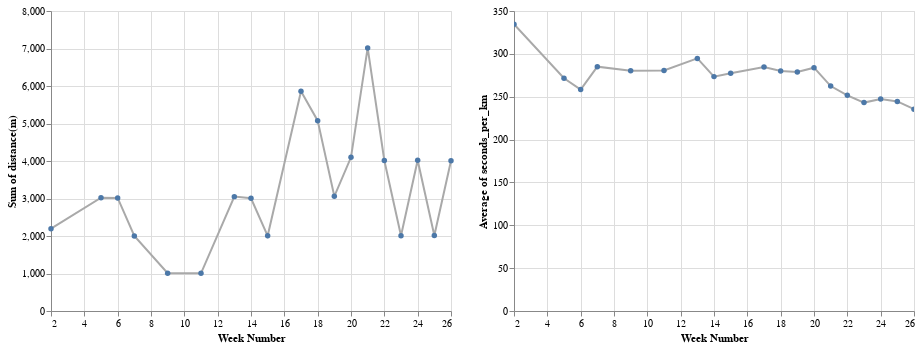

Here is the notebook cell this chart was saved with:
### Code cell
speed = alt.Chart(df).mark_line(color='#A9A9A9', point=True).encode(
    alt.X('week', title='Week Number'), 
    alt.Y('average(seconds_per_km)')
)

# dist = alt.Chart(df).mark_line().encode(
#     alt.X('week'),
#     alt.Y('sum(distance(m))')
# )

dist = speed.encode(
    alt.Y('sum(distance(m))')
)

# concatenation (| put them horizontally, & put them vertically)
dist | speed.interactive()

### Figure 1 — Vega-Lite specification as saved in the notebook (floating-point values rounded to 4 significant figures)
{"$schema": "https://vega.github.io/schema/vega-lite/v4.17.0.json", "config": {"view": {"continuousHeight": 300, "continuousWidth": 400}}, "data": {"name": "data-fde4d5158a42ab22b842b6ee97fefb8b"}, "datasets": {"data-fde4d5158a42ab22b842b6ee97fefb8b": [{"Unnamed: 0": 182, "avgPace(/meter)": 0.3787, "calories(kcal)": 71, "date": "2022-01-10 20:39", "day_of_week": "Monday", "distance(m)": 1191, "distance_rounded": 1, "maxPace(/meter)": 7.246, "minPace(/meter)": 0.2501, "seconds_per_km": 380.4, "speed_per_km": "06:20.35", "sportTime(s)": 453, "startTime": "2022-01-10T13:39:17+00:00", "type": 1, "week": 2}, {"Unnamed: 0": 178, "avgPace(/meter)": 0.2878, "calories(kcal)": 60, "date": "2022-01-13 16:23", "day_of_week": "Thursday", "distance(m)": 1004, "distance_rounded": 1, "maxPace(/meter)": 2.342, "minPace(/meter)": 0.1982, "seconds_per_km": 288.8, "speed_per_km": "04:48.84", "sportTime(s)": 290, "startTime": "2022-01-13T09:23:16+00:00", "type": 1, "week": 2}, {"Unnamed: 0": 176, "avgPace(/meter)": 0.2637, "calories(kcal)": 39, "date": "2022-02-03 17:41", "day_of_week": "Thursday", "distance(m)": 1001, "distance_rounded": 1, "maxPace(/meter)": 0.609, "minPace(/meter)": 0.1993, "seconds_per_km": 264.7, "speed_per_km": "04:24.74", "sportTime(s)": 265, "startTime": "2022-02-03T10:41:12+00:00", "type": 1, "week": 5}, {"Unnamed: 0": 172, "avgPace(/meter)": 0.2803, "calories(kcal)": 50, "date": "2022-02-05 18:46", "day_of_week": "Saturday", "distance(m)": 1006, "distance_rounded": 1, "maxPace(/meter)": 0.6911, "minPace(/meter)": 0.229, "seconds_per_km": 281.3, "speed_per_km": "04:41.31", "sportTime(s)": 283, "startTime": "2022-02-05T11:46:47+00:00", "type": 1, "week": 5}, {"Unnamed: 0": 169, "avgPace(/meter)": 0.2675, "calories(kcal)": 34, "date": "2022-02-06 18:36", "day_of_week": "Sunday", "distance(m)": 1013, "distance_rounded": 1, "maxPace(/meter)": 0.6361, "minPace(/meter)": 0.2325, "seconds_per_km": 268.5, "speed_per_km": "04:28.51", "sportTime(s)": 272, "startTime": "2022-02-06T11:36:48+00:00", "type": 1, "week": 5}, {"Unnamed: 0": 166, "avgPace(/meter)": 0.26, "calories(kcal)": 39, "date": "2022-02-11 18:49", "day_of_week": "Friday", "distance(m)": 1004, "distance_rounded": 1, "maxPace(/meter)": 0.788, "minPace(/meter)": 0.198, "seconds_per_km": 262.9, "speed_per_km": "04:22.95", "sportTime(s)": 264, "startTime": "2022-02-11T11:49:54+00:00", "type": 1, "week": 6}, {"Unnamed: 0": 163, "avgPace(/meter)": 0.2552, "calories(kcal)": 44, "date": "2022-02-12 18:25", "day_of_week": "Saturday", "distance(m)": 1011, "distance_rounded": 1, "maxPace(/meter)": 0.5571, "minPace(/meter)": 0.1928, "seconds_per_km": 256.2, "speed_per_km": "04:16.18", "sportTime(s)": 259, "startTime": "2022-02-12T11:25:02+00:00", "type": 1, "week": 6}, {"Unnamed: 0": 161, "avgPace(/meter)": 0.255, "calories(kcal)": 37, "date": "2022-02-13 18:09", "day_of_week": "Sunday", "distance(m)": 1000, "distance_rounded": 1, "maxPace(/meter)": 0.576, "minPace(/meter)": 0.194, "seconds_per_km": 256, "speed_per_km": "04:16.00", "sportTime(s)": 256, "startTime": "2022-02-13T11:09:12+00:00", "type": 1, "week": 6}, {"Unnamed: 0": 157, "avgPace(/meter)": 0.2854, "calories(kcal)": 43, "date": "2022-02-14 18:50", "day_of_week": "Monday", "distance(m)": 1002, "distance_rounded": 1, "maxPace(/meter)": 0.7446, "minPace(/meter)": 0.2587, "seconds_per_km": 286.4, "speed_per_km": "04:46.43", "sportTime(s)": 287, "startTime": "2022-02-14T11:50:09+00:00", "type": 1, "week": 7}, {"Unnamed: 0": 155, "avgPace(/meter)": 0.2827, "calories(kcal)": 60, "date": "2022-02-16 18:12", "day_of_week": "Wednesday", "distance(m)": 1001, "distance_rounded": 1, "maxPace(/meter)": 2.165, "minPace(/meter)": 0.1834, "seconds_per_km": 283.7, "speed_per_km": "04:43.72", "sportTime(s)": 284, "startTime": "2022-02-16T11:12:40+00:00", "type": 1, "week": 7}, {"Unnamed: 0": 152, "avgPace(/meter)": 0.2793, "calories(kcal)": 55, "date": "2022-03-05 07:10", "day_of_week": "Saturday", "distance(m)": 1006, "distance_rounded": 1, "maxPace(/meter)": 0.6154, "minPace(/meter)": 0.2083, "seconds_per_km": 280.3, "speed_per_km": "04:40.32", "sportTime(s)": 282, "startTime": "2022-03-05T00:10:22+00:00", "type": 1, "week": 9}, {"Unnamed: 0": 150, "avgPace(/meter)": 0.2796, "calories(kcal)": 47, "date": "2022-03-18 18:26", "day_of_week": "Friday", "distance(m)": 1005, "distance_rounded": 1, "maxPace(/meter)": 0.8749, "minPace(/meter)": 0.2372, "seconds_per_km": 280.6, "speed_per_km": "04:40.60", "sportTime(s)": 282, "startTime": "2022-03-18T11:26:11+00:00", "type": 1, "week": 11}, {"Unnamed: 0": 146, "avgPace(/meter)": 0.2964, "calories(kcal)": 57, "date": "2022-03-28 18:45", "day_of_week": "Monday", "distance(m)": 1046, "distance_rounded": 1, "maxPace(/meter)": 0.639, "minPace(/meter)": 0.2149, "seconds_per_km": 297.3, "speed_per_km": "04:57.32", "sportTime(s)": 311, "startTime": "2022-03-28T11:45:13+00:00", "type": 1, "week": 13}, {"Unnamed: 0": 144, "avgPace(/meter)": 0.3011, "calories(kcal)": 57, "date": "2022-03-29 19:02", "day_of_week": "Tuesday", "distance(m)": 1003, "distance_rounded": 1, "maxPace(/meter)": 0.6835, "minPace(/meter)": 0.2301, "seconds_per_km": 302.1, "speed_per_km": "05:2.09", "sportTime(s)": 303, "startTime": "2022-03-29T12:02:25+00:00", "type": 1, "week": 13}, {"Unnamed: 0": 142, "avgPace(/meter)": 0.2837, "calories(kcal)": 49, "date": "2022-03-30 18:52", "day_of_week": "Wednesday", "distance(m)": 1001, "distance_rounded": 1, "maxPace(/meter)": 0.4753, "minPace(/meter)": 0.1658, "seconds_per_km": 284.7, "speed_per_km": "04:44.72", "sportTime(s)": 285, "startTime": "2022-03-30T11:52:16+00:00", "type": 1, "week": 13}, {"Unnamed: 0": 140, "avgPace(/meter)": 0.27, "calories(kcal)": 48, "date": "2022-04-04 17:57", "day_of_week": "Monday", "distance(m)": 1000, "distance_rounded": 1, "maxPace(/meter)": 0.7117, "minPace(/meter)": 0.2248, "seconds_per_km": 271, "speed_per_km": "04:31.00", "sportTime(s)": 271, "startTime": "2022-04-04T10:57:56+00:00", "type": 1, "week": 14}, {"Unnamed: 0": 137, "avgPace(/meter)": 0.273, "calories(kcal)": 51, "date": "2022-04-08 18:39", "day_of_week": "Friday", "distance(m)": 1000, "distance_rounded": 1, "maxPace(/meter)": 0.6707, "minPace(/meter)": 0.2315, "seconds_per_km": 274, "speed_per_km": "04:34.00", "sportTime(s)": 274, "startTime": "2022-04-08T11:39:28+00:00", "type": 1, "week": 14}, {"Unnamed: 0": 134, "avgPace(/meter)": 0.2744, "calories(kcal)": 45, "date": "2022-04-10 18:41", "day_of_week": "Sunday", "distance(m)": 1006, "distance_rounded": 1, "maxPace(/meter)": 0.6873, "minPace(/meter)": 0.2137, "seconds_per_km": 275.3, "speed_per_km": "04:35.35", "sportTime(s)": 277, "startTime": "2022-04-10T11:41:58+00:00", "type": 1, "week": 14}, {"Unnamed: 0": 131, "avgPace(/meter)": 0.277, "calories(kcal)": 44, "date": "2022-04-13 17:48", "day_of_week": "Wednesday", "distance(m)": 1000, "distance_rounded": 1, "maxPace(/meter)": 0.7634, "minPace(/meter)": 0.2038, "seconds_per_km": 278, "speed_per_km": "04:38.00", "sportTime(s)": 278, "startTime": "2022-04-13T10:48:11+00:00", "type": 1, "week": 15}, {"Unnamed: 0": 128, "avgPace(/meter)": 0.2756, "calories(kcal)": 39, "date": "2022-04-15 16:54", "day_of_week": "Friday", "distance(m)": 1005, "distance_rounded": 1, "maxPace(/meter)": 0.7968, "minPace(/meter)": 0.244, "seconds_per_km": 276.6, "speed_per_km": "04:36.62", "sportTime(s)": 278, "startTime": "2022-04-15T09:54:21+00:00", "type": 1, "week": 15}, {"Unnamed: 0": 125, "avgPace(/meter)": 0.2939, "calories(kcal)": 62, "date": "2022-04-26 18:40", "day_of_week": "Tuesday", "distance(m)": 1201, "distance_rounded": 1, "maxPace(/meter)": 1.115, "minPace(/meter)": 0.1997, "seconds_per_km": 294.8, "speed_per_km": "04:54.75", "sportTime(s)": 354, "startTime": "2022-04-26T11:40:21+00:00", "type": 1, "week": 17}, {"Unnamed: 0": 123, "avgPace(/meter)": 0.2685, "calories(kcal)": 48, "date": "2022-04-27 18:31", "day_of_week": "Wednesday", "distance(m)": 1002, "distance_rounded": 1, "maxPace(/meter)": 0.6803, "minPace(/meter)": 0.2187, "seconds_per_km": 269.5, "speed_per_km": "04:29.46", "sportTime(s)": 270, "startTime": "2022-04-27T11:31:56+00:00", "type": 1, "week": 17}, {"Unnamed: 0": 121, "avgPace(/meter)": 0.2774, "calories(kcal)": 50, "date": "2022-04-28 17:37", "day_of_week": "Thursday", "distance(m)": 1002, "distance_rounded": 1, "maxPace(/meter)": 0.8052, "minPace(/meter)": 0.221, "seconds_per_km": 278.4, "speed_per_km": "04:38.44", "sportTime(s)": 279, "startTime": "2022-04-28T10:37:51+00:00", "type": 1, "week": 17}, {"Unnamed: 0": 119, "avgPace(/meter)": 0.2974, "calories(kcal)": 89, "date": "2022-04-29 18:01", "day_of_week": "Friday", "distance(m)": 1651, "distance_rounded": 1, "maxPace(/meter)": 1.217, "minPace(/meter)": 0.2073, "seconds_per_km": 299.8, "speed_per_km": "04:59.82", "sportTime(s)": 495, "startTime": "2022-04-29T11:01:29+00:00", "type": 1, "week": 17}, {"Unnamed: 0": 117, "avgPace(/meter)": 0.2803, "calories(kcal)": 41, "date": "2022-05-01 16:48", "day_of_week": "Sunday", "distance(m)": 1006, "distance_rounded": 1, "maxPace(/meter)": 0.8224, "minPace(/meter)": 0.2239, "seconds_per_km": 281.3, "speed_per_km": "04:41.31", "sportTime(s)": 283, "startTime": "2022-05-01T09:48:50+00:00", "type": 1, "week": 17}, {"Unnamed: 0": 112, "avgPace(/meter)": 0.2761, "calories(kcal)": 42, "date": "2022-05-04 18:52", "day_of_week": "Wednesday", "distance(m)": 1007, "distance_rounded": 1, "maxPace(/meter)": 0.6135, "minPace(/meter)": 0.2112, "seconds_per_km": 277.1, "speed_per_km": "04:37.06", "sportTime(s)": 279, "startTime": "2022-05-04T11:52:29+00:00", "type": 1, "week": 18}, {"Unnamed: 0": 110, "avgPace(/meter)": 0.291, "calories(kcal)": 52, "date": "2022-05-05 18:15", "day_of_week": "Thursday", "distance(m)": 1000, "distance_rounded": 1, "maxPace(/meter)": 0.7042, "minPace(/meter)": 0.216, "seconds_per_km": 292, "speed_per_km": "04:52.00", "sportTime(s)": 292, "startTime": "2022-05-05T11:15:38+00:00", "type": 1, "week": 18}, {"Unnamed: 0": 107, "avgPace(/meter)": 0.2712, "calories(kcal)": 47, "date": "2022-05-06 17:16", "day_of_week": "Friday", "distance(m)": 1003, "distance_rounded": 1, "maxPace(/meter)": 0.7022, "minPace(/meter)": 0.2276, "seconds_per_km": 272.2, "speed_per_km": "04:32.18", "sportTime(s)": 273, "startTime": "2022-05-06T10:16:48+00:00", "type": 1, "week": 18}, {"Unnamed: 0": 104, "avgPace(/meter)": 0.278, "calories(kcal)": 52, "date": "2022-05-07 16:47", "day_of_week": "Saturday", "distance(m)": 1040, "distance_rounded": 1, "maxPace(/meter)": 212, "minPace(/meter)": 0.2129, "seconds_per_km": 278.8, "speed_per_km": "04:38.85", "sportTime(s)": 290, "startTime": "2022-05-07T09:47:30+00:00", "type": 1, "week": 18}, {"Unnamed: 0": 102, "avgPace(/meter)": 0.279, "calories(kcal)": 56, "date": "2022-05-08 18:24", "day_of_week": "Sunday", "distance(m)": 1026, "distance_rounded": 1, "maxPace(/meter)": 225, "minPace(/meter)": 0.2221, "seconds_per_km": 279.7, "speed_per_km": "04:39.73", "sportTime(s)": 287, "startTime": "2022-05-08T11:24:19+00:00", "type": 1, "week": 18}, {"Unnamed: 0": 99, "avgPace(/meter)": 0.278, "calories(kcal)": 59, "date": "2022-05-12 18:36", "day_of_week": "Thursday", "distance(m)": 1007, "distance_rounded": 1, "maxPace(/meter)": 178, "minPace(/meter)": 0.1781, "seconds_per_km": 279.0, "speed_per_km": "04:39.05", "sportTime(s)": 281, "startTime": "2022-05-12T11:36:50+00:00", "type": 1, "week": 19}, {"Unnamed: 0": 96, "avgPace(/meter)": 0.283, "calories(kcal)": 55, "date": "2022-05-13 18:36", "day_of_week": "Friday", "distance(m)": 1024, "distance_rounded": 1, "maxPace(/meter)": 201, "minPace(/meter)": 0.2015, "seconds_per_km": 284.2, "speed_per_km": "04:44.18", "sportTime(s)": 291, "startTime": "2022-05-13T11:36:23+00:00", "type": 1, "week": 19}, {"Unnamed: 0": 92, "avgPace(/meter)": 0.273, "calories(kcal)": 51, "date": "2022-05-15 18:36", "day_of_week": "Sunday", "distance(m)": 1028, "distance_rounded": 1, "maxPace(/meter)": 197, "minPace(/meter)": 0.1974, "seconds_per_km": 273.3, "speed_per_km": "04:33.35", "sportTime(s)": 281, "startTime": "2022-05-15T11:36:24+00:00", "type": 1, "week": 19}, {"Unnamed: 0": 89, "avgPace(/meter)": 0.288, "calories(kcal)": 63, "date": "2022-05-16 18:31", "day_of_week": "Monday", "distance(m)": 1046, "distance_rounded": 1, "maxPace(/meter)": 210, "minPace(/meter)": 0.2106, "seconds_per_km": 288.7, "speed_per_km": "04:48.72", "sportTime(s)": 302, "startTime": "2022-05-16T11:31:34+00:00", "type": 1, "week": 20}, {"Unnamed: 0": 86, "avgPace(/meter)": 0.293, "calories(kcal)": 63, "date": "2022-05-17 18:15", "day_of_week": "Tuesday", "distance(m)": 1049, "distance_rounded": 1, "maxPace(/meter)": 237, "minPace(/meter)": 0.2227, "seconds_per_km": 293.6, "speed_per_km": "04:53.61", "sportTime(s)": 308, "startTime": "2022-05-17T11:15:00+00:00", "type": 1, "week": 20}, {"Unnamed: 0": 82, "avgPace(/meter)": 0.2841, "calories(kcal)": 50.03, "date": "2022-05-21 20:48", "day_of_week": "Saturday", "distance(m)": 1003, "distance_rounded": 1, "maxPace(/meter)": 0.6219, "minPace(/meter)": 0.2232, "seconds_per_km": 286.1, "speed_per_km": "04:46.14", "sportTime(s)": 287, "startTime": "2022-05-21T13:48:24+00:00", "type": 1, "week": 20}, {"Unnamed: 0": 79, "avgPace(/meter)": 0.265, "calories(kcal)": 44.08, "date": "2022-05-22 17:22", "day_of_week": "Sunday", "distance(m)": 1000, "distance_rounded": 1, "maxPace(/meter)": 0.815, "minPace(/meter)": 0.2136, "seconds_per_km": 267, "speed_per_km": "04:27.00", "sportTime(s)": 267, "startTime": "2022-05-22T10:22:47+00:00", "type": 1, "week": 20}, {"Unnamed: 0": 76, "avgPace(/meter)": 0.265, "calories(kcal)": 50.33, "date": "2022-05-23 18:46", "day_of_week": "Monday", "distance(m)": 1000, "distance_rounded": 1, "maxPace(/meter)": 0.668, "minPace(/meter)": 0.2187, "seconds_per_km": 267, "speed_per_km": "04:27.00", "sportTime(s)": 267, "startTime": "2022-05-23T11:46:59+00:00", "type": 1, "week": 21}, {"Unnamed: 0": 73, "avgPace(/meter)": 0.2647, "calories(kcal)": 44.15, "date": "2022-05-24 18:54", "day_of_week": "Tuesday", "distance(m)": 1001, "distance_rounded": 1, "maxPace(/meter)": 0.9251, "minPace(/meter)": 0.2227, "seconds_per_km": 266.7, "speed_per_km": "04:26.73", "sportTime(s)": 267, "startTime": "2022-05-24T11:54:01+00:00", "type": 1, "week": 21}, {"Unnamed: 0": 70, "avgPace(/meter)": 0.2353, "calories(kcal)": 40.81, "date": "2022-05-25 17:56", "day_of_week": "Wednesday", "distance(m)": 1003, "distance_rounded": 1, "maxPace(/meter)": 0.9066, "minPace(/meter)": 0.1197, "seconds_per_km": 240.3, "speed_per_km": "04:0.28", "sportTime(s)": 241, "startTime": "2022-05-25T10:56:04+00:00", "type": 1, "week": 21}, {"Unnamed: 0": 67, "avgPace(/meter)": 0.2622, "calories(kcal)": 53.12, "date": "2022-05-26 17:17", "day_of_week": "Thursday", "distance(m)": 1003, "distance_rounded": 1, "maxPace(/meter)": 0.558, "minPace(/meter)": 0.1968, "seconds_per_km": 264.2, "speed_per_km": "04:24.21", "sportTime(s)": 265, "startTime": "2022-05-26T10:17:38+00:00", "type": 1, "week": 21}, {"Unnamed: 0": 64, "avgPace(/meter)": 0.2742, "calories(kcal)": 43.04, "date": "2022-05-27 18:35", "day_of_week": "Friday", "distance(m)": 1003, "distance_rounded": 1, "maxPace(/meter)": 0.757, "minPace(/meter)": 0.2449, "seconds_per_km": 276.2, "speed_per_km": "04:36.17", "sportTime(s)": 277, "startTime": "2022-05-27T11:35:19+00:00", "type": 1, "week": 21}, {"Unnamed: 0": 61, "avgPace(/meter)": 0.2677, "calories(kcal)": 51.33, "date": "2022-05-28 17:39", "day_of_week": "Saturday", "distance(m)": 1005, "distance_rounded": 1, "maxPace(/meter)": 0.6452, "minPace(/meter)": 0.2224, "seconds_per_km": 269.7, "speed_per_km": "04:29.65", "sportTime(s)": 271, "startTime": "2022-05-28T10:39:29+00:00", "type": 1, "week": 21}, {"Unnamed: 0": 58, "avgPace(/meter)": 0.251, "calories(kcal)": 41, "date": "2022-05-29 18:19", "day_of_week": "Sunday", "distance(m)": 1000, "distance_rounded": 1, "maxPace(/meter)": 0.4274, "minPace(/meter)": 0.1839, "seconds_per_km": 253, "speed_per_km": "04:13.00", "sportTime(s)": 253, "startTime": "2022-05-29T11:19:12+00:00", "type": 1, "week": 21}, {"Unnamed: 0": 55, "avgPace(/meter)": 0.25, "calories(kcal)": 48.92, "date": "2022-05-30 18:55", "day_of_week": "Monday", "distance(m)": 1004, "distance_rounded": 1, "maxPace(/meter)": 0.4058, "minPace(/meter)": 0.1746, "seconds_per_km": 252.0, "speed_per_km": "04:11.99", "sportTime(s)": 253, "startTime": "2022-05-30T11:55:16+00:00", "type": 1, "week": 22}, {"Unnamed: 0": 52, "avgPace(/meter)": 0.2575, "calories(kcal)": 49.91, "date": "2022-05-31 18:42", "day_of_week": "Tuesday", "distance(m)": 1006, "distance_rounded": 1, "maxPace(/meter)": 0.5513, "minPace(/meter)": 0.203, "seconds_per_km": 259.4, "speed_per_km": "04:19.44", "sportTime(s)": 261, "startTime": "2022-05-31T11:42:33+00:00", "type": 1, "week": 22}, {"Unnamed: 0": 49, "avgPace(/meter)": 0.2483, "calories(kcal)": 45.2, "date": "2022-06-03 18:03", "day_of_week": "Friday", "distance(m)": 1003, "distance_rounded": 1, "maxPace(/meter)": 0.8258, "minPace(/meter)": 0.1627, "seconds_per_km": 250.2, "speed_per_km": "04:10.25", "sportTime(s)": 251, "startTime": "2022-06-03T11:03:24+00:00", "type": 1, "week": 22}, {"Unnamed: 0": 46, "avgPace(/meter)": 0.2428, "calories(kcal)": 51.81, "date": "2022-06-04 18:38", "day_of_week": "Saturday", "distance(m)": 1001, "distance_rounded": 1, "maxPace(/meter)": 0.5981, "minPace(/meter)": 0.2102, "seconds_per_km": 244.8, "speed_per_km": "04:4.76", "sportTime(s)": 245, "startTime": "2022-06-04T11:38:21+00:00", "type": 1, "week": 22}, {"Unnamed: 0": 43, "avgPace(/meter)": 0.2348, "calories(kcal)": 30.82, "date": "2022-06-11 17:38", "day_of_week": "Saturday", "distance(m)": 1001, "distance_rounded": 1, "maxPace(/meter)": 0.5176, "minPace(/meter)": 0.1971, "seconds_per_km": 236.8, "speed_per_km": "03:56.76", "sportTime(s)": 237, "startTime": "2022-06-11T10:38:27+00:00", "type": 1, "week": 23}, {"Unnamed: 0": 39, "avgPace(/meter)": 0.2475, "calories(kcal)": 51.79, "date": "2022-06-12 17:47", "day_of_week": "Sunday", "distance(m)": 1006, "distance_rounded": 1, "maxPace(/meter)": 0.6472, "minPace(/meter)": 0.2005, "seconds_per_km": 249.5, "speed_per_km": "04:9.50", "sportTime(s)": 251, "startTime": "2022-06-12T10:47:29+00:00", "type": 1, "week": 23}, {"Unnamed: 0": 36, "avgPace(/meter)": 0.2562, "calories(kcal)": 56.05, "date": "2022-06-14 19:03", "day_of_week": "Tuesday", "distance(m)": 1003, "distance_rounded": 1, "maxPace(/meter)": 0.5627, "minPace(/meter)": 0.1935, "seconds_per_km": 258.2, "speed_per_km": "04:18.23", "sportTime(s)": 259, "startTime": "2022-06-14T12:03:23+00:00", "type": 1, "week": 24}, {"Unnamed: 0": 32, "avgPace(/meter)": 0.2443, "calories(kcal)": 47.92, "date": "2022-06-15 18:46", "day_of_week": "Wednesday", "distance(m)": 1011, "distance_rounded": 1, "maxPace(/meter)": 0.5219, "minPace(/meter)": 0.1885, "seconds_per_km": 246.3, "speed_per_km": "04:6.29", "sportTime(s)": 249, "startTime": "2022-06-15T11:46:25+00:00", "type": 1, "week": 24}, {"Unnamed: 0": 27, "avgPace(/meter)": 0.2405, "calories(kcal)": 33.65, "date": "2022-06-16 18:03", "day_of_week": "Thursday", "distance(m)": 1002, "distance_rounded": 1, "maxPace(/meter)": 0.5764, "minPace(/meter)": 0.1971, "seconds_per_km": 242.5, "speed_per_km": "04:2.51", "sportTime(s)": 243, "startTime": "2022-06-16T11:03:28+00:00", "type": 1, "week": 24}, {"Unnamed: 0": 23, "avgPace(/meter)": 0.2405, "calories(kcal)": 48.66, "date": "2022-06-17 18:03", "day_of_week": "Friday", "distance(m)": 1002, "distance_rounded": 1, "maxPace(/meter)": 0.4713, "minPace(/meter)": 0.1802, "seconds_per_km": 242.5, "speed_per_km": "04:2.51", "sportTime(s)": 243, "startTime": "2022-06-17T11:03:58+00:00", "type": 1, "week": 24}, {"Unnamed: 0": 18, "avgPace(/meter)": 0.2428, "calories(kcal)": 45, "date": "2022-06-21 19:23", "day_of_week": "Tuesday", "distance(m)": 1009, "distance_rounded": 1, "maxPace(/meter)": 0.5322, "minPace(/meter)": 0.1881, "seconds_per_km": 244.8, "speed_per_km": "04:4.80", "sportTime(s)": 247, "startTime": "2022-06-21T12:23:33+00:00", "type": 1, "week": 25}, {"Unnamed: 0": 15, "avgPace(/meter)": 0.2423, "calories(kcal)": 49.76, "date": "2022-06-23 18:16", "day_of_week": "Thursday", "distance(m)": 1003, "distance_rounded": 1, "maxPace(/meter)": 0.627, "minPace(/meter)": 0.1883, "seconds_per_km": 244.3, "speed_per_km": "04:4.27", "sportTime(s)": 245, "startTime": "2022-06-23T11:16:47+00:00", "type": 1, "week": 25}, {"Unnamed: 0": 10, "avgPace(/meter)": 0.2365, "calories(kcal)": 48.67, "date": "2022-06-27 18:45", "day_of_week": "Monday", "distance(m)": 1002, "distance_rounded": 1, "maxPace(/meter)": 0.6246, "minPace(/meter)": 0.1815, "seconds_per_km": 238.5, "speed_per_km": "03:58.52", "sportTime(s)": 239, "startTime": "2022-06-27T11:45:38+00:00", "type": 1, "week": 26}, {"Unnamed: 0": 7, "avgPace(/meter)": 0.2323, "calories(kcal)": 39.65, "date": "2022-06-28 18:07", "day_of_week": "Tuesday", "distance(m)": 1003, "distance_rounded": 1, "maxPace(/meter)": 0.4755, "minPace(/meter)": 0.1836, "seconds_per_km": 234.3, "speed_per_km": "03:54.30", "sportTime(s)": 235, "startTime": "2022-06-28T11:07:21+00:00", "type": 1, "week": 26}, {"Unnamed: 0": 4, "avgPace(/meter)": 0.2283, "calories(kcal)": 33.62, "date": "2022-06-29 19:02", "day_of_week": "Wednesday", "distance(m)": 1003, "distance_rounded": 1, "maxPace(/meter)": 0.5453, "minPace(/meter)": 0.1936, "seconds_per_km": 230.3, "speed_per_km": "03:50.31", "sportTime(s)": 231, "startTime": "2022-06-29T12:02:34+00:00", "type": 1, "week": 26}, {"Unnamed: 0": 1, "avgPace(/meter)": 0.2368, "calories(kcal)": 36.82, "date": "2022-06-30 19:31", "day_of_week": "Thursday", "distance(m)": 1001, "distance_rounded": 1, "maxPace(/meter)": 0.6545, "minPace(/meter)": 0.1648, "seconds_per_km": 238.8, "speed_per_km": "03:58.76", "sportTime(s)": 239, "startTime": "2022-06-30T12:31:18+00:00", "type": 1, "week": 26}]}, "hconcat": [{"encoding": {"x": {"field": "week", "title": "Week Number", "type": "quantitative"}, "y": {"aggregate": "sum", "field": "distance(m)", "type": "quantitative"}}, "mark": {"color": "#A9A9A9", "point": true, "type": "line"}}, {"encoding": {"x": {"field": "week", "title": "Week Number", "type": "quantitative"}, "y": {"aggregate": "average", "field": "seconds_per_km", "type": "quantitative"}}, "mark": {"color": "#A9A9A9", "point": true, "type": "line"}, "selection": {"selector011": {"bind": "scales", "encodings": ["x", "y"], "type": "interval"}}}]}
